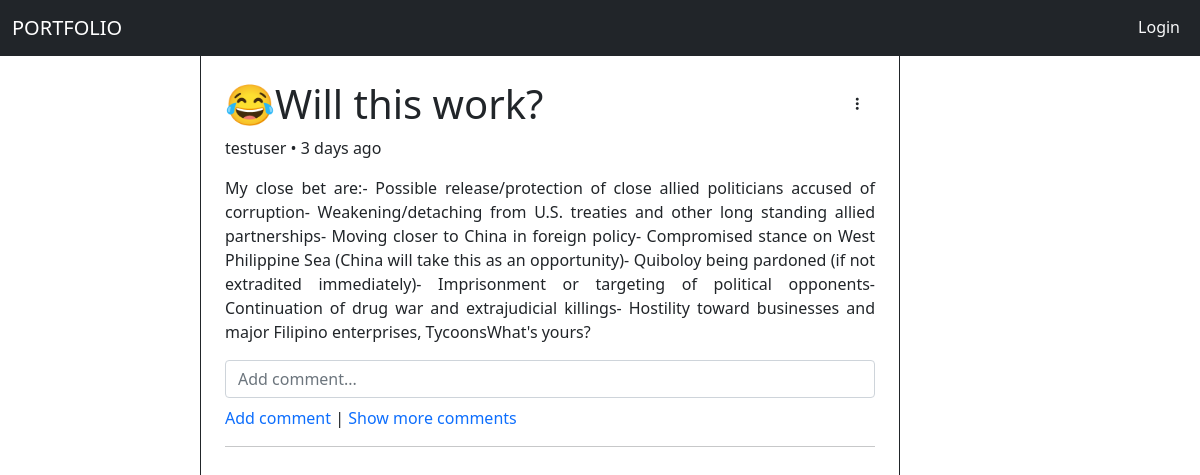
Screenshot of /views/pages/article.php?id=4 with the database file from the repository.
### tables this page shows
CREATE TABLE `posts` (
  `id` int(11) NOT NULL AUTO_INCREMENT,
  `title` varchar(255) NOT NULL,
  `body` longtext NOT NULL,
  `creator_id` int(11) NOT NULL,
  `created_at` datetime DEFAULT current_timestamp(),
  PRIMARY KEY (`id`)
);

### models/crud.php (called while the page is built, shortened)
<?php
include 'config.php';
function query($sql, $data=null) {
    global $db;
    $stmt = $db->prepare($sql);
    $stmt->execute($data);
    return $stmt;
}
function bindAuthor($rows) {
    foreach($rows as $key=>$row) {
    $sql = 'select username from users where id=?';
    $data = [$row['creator_id']];
    $author = query($sql, $data)->fetchColumn();
    $newRow = $row;
    $newRow['author'] = $author;
    $rows[$key] = $newRow;
    }
    return $rows;
}

### models/transform.php (called while the page is built, shortened)
<?php
function interval($start_time){
    $end_time = new DateTime();
    $interval = $start_time->diff($end_time);
    if($interval->y > 0) {
        return $interval->y . " year" . ($interval->y > 1 ? "s" : "") . " ago";
    } else if($interval->m > 0) {
        return $interval->m . " month" . ($interval->m > 1 ? "s" : "") . " ago";
    } else if($interval->d > 0) {
        return $interval->d . " day" . ($interval->d > 1 ? "s" : "") . " ago";
    } else if($interval->h > 0) {
        return $interval->h . " hour" . ($interval->h > 1 ? "s" : "") . " ago";
    } else if($interval->i > 0) {
        return $interval->i . " minute" . ($interval->i > 1 ? "s" : "") . " ago";
    } else {
        return $interval->s . " second" . ($interval->s > 1 ? "s" : "") . " ago";
    }
}

### views/pages/article.php (the view, shortened to what this page needs)
<?php
include '../../models/auth.php';
include_once '../../models/crud.php';
include '../../models/transform.php';
$postID = $_GET['id'];
$sql = "SELECT * FROM posts WHERE id=?";
$post = array(query($sql,[$postID])->fetch());
$post = bindAuthor($post)[0];
$time = interval(new DateTime($post['created_at']));
?>
<!DOCTYPE html>
<html lang="en">
<head>
    <link rel="stylesheet" href="https://cdn.jsdelivr.net/npm/bootstrap@5.0.1/dist/css/bootstrap.min.css">
    <link rel="stylesheet" href="https://cdnjs.cloudflare.com/ajax/libs/font-awesome/7.0.1/css/all.min.css">
    <link rel="stylesheet" href="../../styles.css">
</head>
<body>
<div class="main-container d-flex flex-column dvh-100">
    <div id="navbar-section">
        <?php include '../../views/components/navbar.php' ?>
    </div>
<div class="content-container flex-grow-1">
    <div class="row h-100 m-0">
    <div class="sidepanel col-md-2 h-100"></div>
    <div class="col-md-7 p-4 border-start border-end border-dark h-100">
    <?php if($post) { ?>
    <div class="d-flex flex-row justify-content-between">
        <h1 id="article-title-<?= $post['id'] ?>"><?= htmlspecialchars($post['title']) ?></h1>
            <div class="dropdown mt-2">
                <button type="button" class="btn  btn-outline-onhover btn-sm shadow-none" data-bs-toggle="dropdown"><i class="fa-solid fa-ellipsis-vertical"></i></button>
            </div>
    </div>
    <p><?= htmlspecialchars($post['author']) ?> <span> • <?= $time ?></span></p>
    <p class="content"><?= htmlspecialchars($post['body']) ?></p>
    <form class="commentPostForm" id="comment-form-<?= $post['id'] ?>" action="" onSubmit="submitComment(event,<?= $post['id'] ?>)">
        <input id="comment-box-<?= $post['id'] ?>" name="comment" type="text" class="form-control my-2" placeholder="Add comment...">
    </form>
    <div id="comment-section">
        <?php include '../components/display-comments.php' ?>
    </div>
    <hr>
    <?php }else{ ?>
        <p>Post not found.</p>
    <?php } ?>
    </div>
    </div>
    <div class="sidepanel col-md-3 h-100"></div>
</div>
</div>
</body>
</html>

### styles.css (style rules this page uses)
.content { text-align: justify !important; }
.dvh-100 { height: 100dvh; }

### rows the page displays
posts: title "😂Will this work?", created_at "3 days ago", body "My close bet are:- Possible release/protection of close allied politicians accused of corruption- Weakening/detaching from U.S. treaties and other long standing allied partnerships- Moving closer to China in foreign policy- Compromised stance on West Philippine Sea (China will take this as an opportunity)- Quiboloy being pardoned (if not extradited immediately)- Imprisonment or targeting of political opponents- Continuation of drug war and extrajudicial killings- Hostility toward businesses and major Filipino enterprises, TycoonsWhat's yours?"

### other values shown
$post['author'] "testuser"
